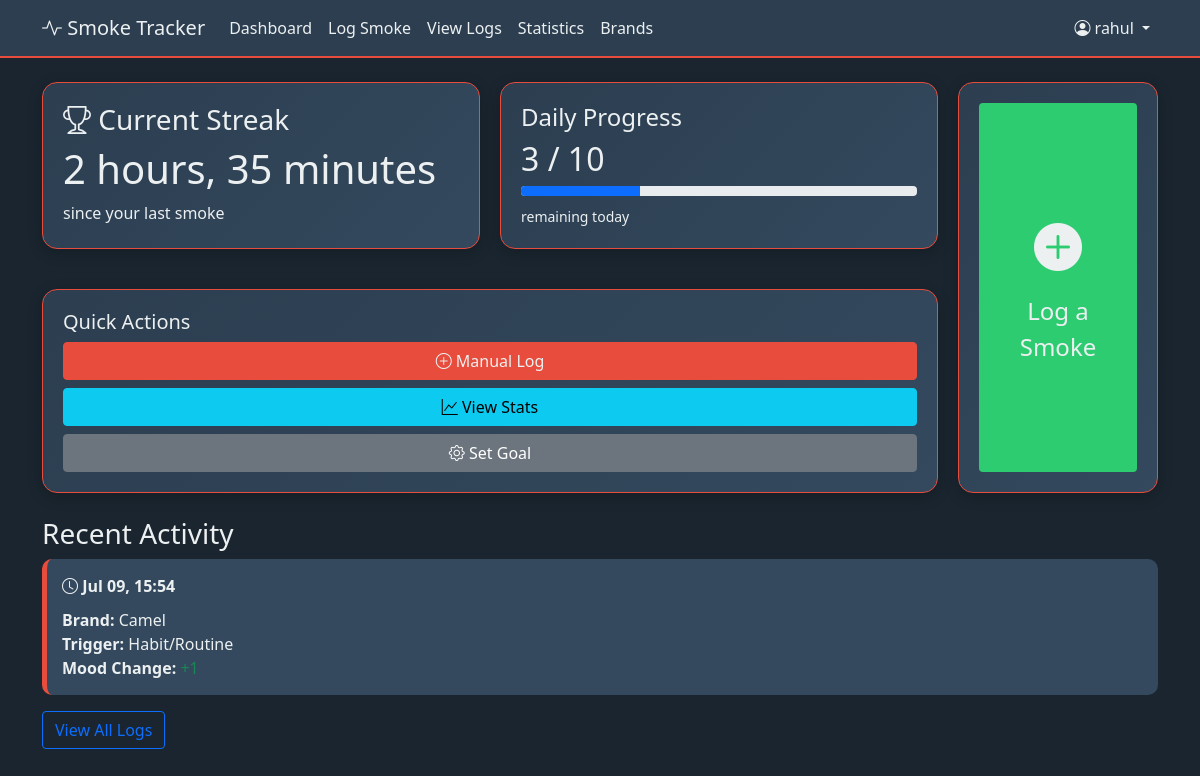
Page / (signed in) on the committed database.
### tracker/models.py (models this page shows, shortened)
class SmokeLog(models.Model):
    TRIGGER_CHOICES = [
        ('stress', 'Stress'),
        ('boredom', 'Boredom'),
        ('social', 'Social'),
        ('habit', 'Habit/Routine'),
        ('craving', 'Craving'),
        ('after_meal', 'After Meal'),
        ('break', 'Work Break'),
        ('alcohol', 'With Alcohol'),
        ('other', 'Other'),
    ]
    MOOD_CHOICES = [
        (1, '😫 Very Bad'),
        (2, '😞 Bad'),
        (3, '😐 Neutral'),
        (4, '😊 Good'),
        (5, '😄 Very Good'),
    ]
    user = models.ForeignKey(User, on_delete=models.CASCADE)
    user_brand = models.ForeignKey(UserBrand, on_delete=models.SET_NULL, null=True, blank=True)
    timestamp = models.DateTimeField(auto_now_add=True)
    trigger = models.CharField(max_length=20, choices=TRIGGER_CHOICES, default='other')
    mood_before = models.IntegerField(choices=MOOD_CHOICES, default=3)
    mood_after = models.IntegerField(choices=MOOD_CHOICES, default=3)
    note = models.TextField(max_length=255, blank=True)
    @property
    def mood_difference(self):
        return self.mood_after - self.mood_before
    class Meta:
        ordering = ['-timestamp']

class UserBrand(models.Model):
    user = models.ForeignKey(User, on_delete=models.CASCADE)
    brand = models.ForeignKey(Brand, on_delete=models.CASCADE)
    price = models.DecimalField(max_digits=10, decimal_places=2)
    class Meta:
        unique_together = ('user', 'brand')
        ordering = ['brand__name']

class Brand(models.Model):
    name = models.CharField(max_length=100, unique=True)
    created_at = models.DateTimeField(default=timezone.now)
    class Meta:
        ordering = ['name']

### tracker/views.py (the view)
# urls.py: 2. Add a URL to urlpatterns:  path('', views.home, name='home')
@login_required
def home(request):
    timezone.activate(request.user.profile.timezone)
    logs = SmokeLog.objects.filter(user=request.user)
    last_smoke = logs.first()
    if last_smoke:
        time_since_last = timezone.now() - last_smoke.timestamp
        hours_since_last = int(time_since_last.total_seconds() / 3600)
        minutes_since_last = int((time_since_last.total_seconds() % 3600) / 60)
    else:
        hours_since_last = 0
        minutes_since_last = 0
    today = timezone.now().date()
    today_smokes = logs.filter(timestamp__date=today).count()
    try:
        daily_goal = DailyGoal.objects.get(user=request.user)
        daily_limit = daily_goal.daily_limit
    except DailyGoal.DoesNotExist:
        daily_limit = 10 # Default value
    progress_percentage = min(100, (today_smokes / daily_limit) * 100) if daily_limit > 0 else 0
    recent_logs = logs[:1]
    context = {
        'hours_since_last': hours_since_last,
        'minutes_since_last': minutes_since_last,
        'today_smokes': today_smokes,
        'daily_limit': daily_limit,
        'progress_percentage': progress_percentage,
        'recent_logs': recent_logs,
        'last_smoke': last_smoke,
    }
    return render(request, 'tracker/home.html', context)

### tracker/templatetags/tracker_extras.py (called while the page is built)
@register.filter(name='add')
def add(value, arg):
    try:
        return int(value) + int(arg)
    except (ValueError, TypeError):
        try:
            return value + arg
        except Exception:
            return ''

### tracker/templates/tracker/home.html (shortened to what this page needs)
{% extends 'tracker/base.html' %}
{% load tracker_extras %}
{% block content %}
<div class="dashboard-grid">
    <div class="main-widget streak-counter">
        <h3><i class="bi bi-trophy"></i> Current Streak</h3>
        <h1>{{ hours_since_last }} hours, {{ minutes_since_last }} minutes</h1>
        <p class="mb-0">since your last smoke</p>
    </div>
    <div class="main-widget progress-card">
        <h4> Daily Progress</h4>
        <h2>{{ today_smokes }} / {{ daily_limit }}</h2>
        <div class="progress mb-2" style="height: 10px;">
            <div class="progress-bar" role="progressbar" style="width: {{ progress_percentage }}%"></div>
        </div>
        <small>
            {% if today_smokes < daily_limit %}
                {{ daily_limit|add:"-"|add:today_smokes }} remaining today
            {% else %}
                Daily limit reached
            {% endif %}
        </small>
    </div>
    <div class="main-widget cta-widget">
        <a href="{% url 'quick_log' %}" class="btn btn-log-smoke w-100 h-100">
            <i class="bi bi-plus-circle-fill"></i>
            <span>Log a Smoke</span>
        </a>
    </div>
    <div class="main-widget quick-actions">
        <h5 class="widget-title">Quick Actions</h5>
        <div class="action-buttons">
            <a href="{% url 'log_smoke' %}" class="btn btn-primary w-100 mb-2">
                <i class="bi bi-plus-circle"></i> Manual Log
            </a>
            <a href="{% url 'stats' %}" class="btn btn-info w-100 mb-2">
                <i class="bi bi-graph-up"></i> View Stats
            </a>
            <a href="{% url 'set_goal' %}" class="btn btn-secondary w-100">
                <i class="bi bi-gear"></i> Set Goal
            </a>
        </div>
    </div>
</div>
{% if recent_logs %}
<div class="mt-4">
    <h3>Recent Activity</h3>
    <div class="activity-list">
        {% for log in recent_logs %}
        <div class="activity-card">
            <div class="activity-time">
                <i class="bi bi-clock"></i> {{ log.timestamp|date:"M d, H:i" }}
            </div>
            <div class="activity-details">
                <div><strong>Brand:</strong> {{ log.user_brand.brand.name|default:"Unknown" }}</div>
                <div><strong>Trigger:</strong> {{ log.get_trigger_display }}</div>
                <div>
                    <strong>Mood Change:</strong>
                    {% if log.mood_difference > 0 %}
                        <span class="text-success">+{{ log.mood_difference }}</span>
                    {% elif log.mood_difference < 0 %}
                        <span class="text-danger">{{ log.mood_difference }}</span>
                    {% else %}
                        <span class="text-muted">0</span>
                    {% endif %}
                </div>
            </div>
        </div>
        {% endfor %}
    </div>
    <a href="{% url 'log_list' %}" class="btn btn-outline-primary mt-3">View All Logs</a>
</div>
{% endif %}
{% endblock %}

### tracker/templates/tracker/base.html (shortened to what this page needs)
{% load static %}
<!DOCTYPE html>
<html lang="en">
<head>
    <link href="https://cdn.jsdelivr.net/npm/bootstrap@5.1.3/dist/css/bootstrap.min.css" rel="stylesheet">
    <link href="https://cdn.jsdelivr.net/npm/bootstrap-icons@1.8.1/font/bootstrap-icons.css" rel="stylesheet">
    <link rel="stylesheet" href="{% static 'css/custom.css' %}">
</head>
<body>
    <nav class="navbar navbar-expand-lg navbar-dark bg-dark">
        <div class="container">
            <a class="navbar-brand" href="{% url 'home' %}">
                <i class="bi bi-activity"></i> Smoke Tracker
            </a>
            <div class="collapse navbar-collapse" id="navbarNav">
                <ul class="navbar-nav me-auto">
                    {% if user.is_authenticated %}
                        <li class="nav-item">
                            <a class="nav-link" href="{% url 'home' %}">Dashboard</a>
                        </li>
                        <li class="nav-item">
                            <a class="nav-link" href="{% url 'log_smoke' %}">Log Smoke</a>
                        </li>
                        <li class="nav-item">
                            <a class="nav-link" href="{% url 'log_list' %}">View Logs</a>
                        </li>
                        <li class="nav-item">
                            <a class="nav-link" href="{% url 'stats' %}">Statistics</a>
                        </li>
                        <li class="nav-item">
                            <a class="nav-link" href="{% url 'brand_list' %}">Brands</a>
                        </li>
                    {% endif %}
                </ul>
                <ul class="navbar-nav">
                    {% if user.is_authenticated %}
                        <li class="nav-item dropdown">
                            <a class="nav-link dropdown-toggle" href="#" id="navbarDropdown" role="button" data-bs-toggle="dropdown">
                                <i class="bi bi-person-circle"></i> {{ user.username }}
                            </a>
                        </li>
                    {% endif %}
                </ul>
            </div>
        </div>
    </nav>
    <div class="container mt-4">
        {% block content %}
        {% endblock %}
    </div>
</body>
</html>

### static/css/custom.css (style rules this page uses)
:root { --primary-color: #2c3e50; --secondary-color: #34495e; --background-color: #1a252f; --text-color: #ecf0f1; --accent-color: #e74c3c; --success-color: #2ecc71; }
body { background-color: var(--background-color); color: var(--text-color); }
.navbar { background-color: var(--primary-color) !important; border-bottom: 2px solid var(--accent-color); }
.navbar-brand, .nav-link { color: var(--text-color) !important; }
.btn-primary { background-color: var(--accent-color); border-color: var(--accent-color); color: var(--text-color); }
.streak-counter, .progress-card, .stats-card { background: linear-gradient(135deg, var(--primary-color) 0%, var(--secondary-color) 100%); color: var(--text-color); border-radius: 15px; padding: 20px; margin-bottom: 20px; border: 1px solid var(--accent-color); box-shadow: 0 4px 15px rgba(0, 0, 0, 0.2); }
.dashboard-grid { display: grid; grid-template-columns: 1fr; gap: 20px; }
@media (min-width: 768px) { .dashboard-grid { grid-template-columns: repeat(2, 1fr); grid-template-rows: auto auto; } }
@media (min-width: 768px) { .cta-widget { grid-column: span 2; } }
@media (min-width: 992px) { .dashboard-grid { grid-template-columns: 1fr 1fr 200px; grid-template-rows: auto; } }
@media (min-width: 992px) { .streak-counter { order: 1; } }
@media (min-width: 992px) { .progress-card { order: 2; } }
@media (min-width: 992px) { .cta-widget { grid-column: 3 / 4; grid-row: 1 / 3; order: 3; } }
@media (min-width: 992px) { .quick-actions { order: 4; grid-column: 1 / 3; } }
.main-widget { background: linear-gradient(135deg, var(--primary-color) 0%, var(--secondary-color) 100%); color: var(--text-color); border-radius: 15px; padding: 20px; border: 1px solid var(--accent-color); box-shadow: 0 4px 15px rgba(0, 0, 0, 0.2); }
.btn-log-smoke { display: flex; flex-direction: column; align-items: center; justify-content: center; font-size: 1.5rem; background-color: var(--success-color); border: none; color: var(--text-color); transition: background-color 0.3s; }
.btn-log-smoke i { font-size: 3rem; margin-bottom: 10px; }
.activity-list { display: flex; flex-direction: column; gap: 15px; }
.activity-card { background-color: var(--secondary-color); border-radius: 10px; padding: 15px; border-left: 5px solid var(--accent-color); }
.activity-time { font-weight: bold; margin-bottom: 10px; }

### rows in the picture
SmokeLog: timestamp "Jul 09, 15:54", user_brand.brand.name "Camel", trigger "Habit/Routine", mood_difference "1"

### other values in the picture
{{ user.username }} "rahul"
{{ minutes_since_last }} "35"
{{ today_smokes }} "3"
{{ daily_limit }} "10"
